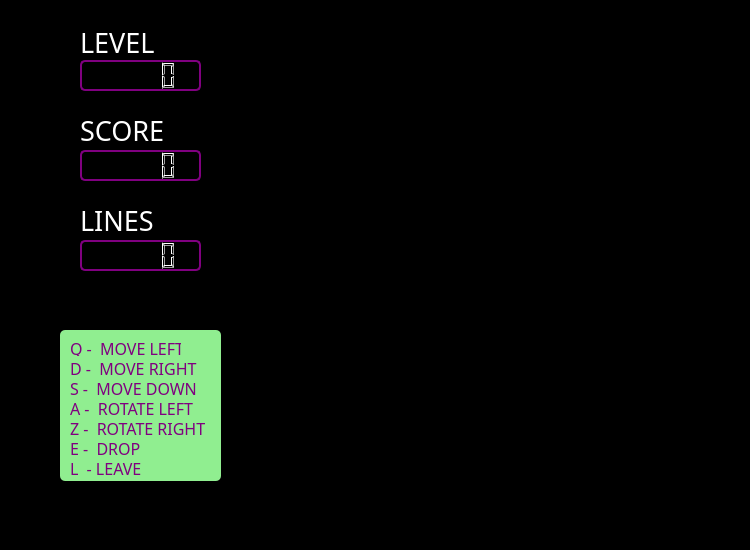
<?xml version="1.0" encoding="UTF-8"?>
<ui version="4.0">
 <class>MainWindow</class>
 <widget class="QMainWindow" name="MainWindow">
  <property name="geometry">
   <rect>
    <x>0</x>
    <y>0</y>
    <width>750</width>
    <height>550</height>
   </rect>
  </property>
  <property name="font">
   <font>
    <kerning>true</kerning>
   </font>
  </property>
  <property name="windowTitle">
   <string>MainWindow</string>
  </property>
  <property name="styleSheet">
   <string notr="true">background-color: black;</string>
  </property>
  <widget class="QWidget" name="centralwidget">
   <widget class="QGraphicsView" name="myGraphicsView">
    <property name="geometry">
     <rect>
      <x>250</x>
      <y>20</y>
      <width>511</width>
      <height>601</height>
     </rect>
    </property>
    <property name="font">
     <font>
      <kerning>false</kerning>
     </font>
    </property>
    <property name="toolTip">
     <string>&lt;html&gt;&lt;head/&gt;&lt;body&gt;&lt;p&gt;&lt;span style=&quot; font-size:14pt;&quot;&gt;LEVEL&lt;/span&gt;&lt;/p&gt;&lt;/body&gt;&lt;/html&gt;</string>
    </property>
    <property name="styleSheet">
     <string notr="true">border: none; </string>
    </property>
    <property name="verticalScrollBarPolicy">
     <enum>Qt::ScrollBarAlwaysOff</enum>
    </property>
    <property name="horizontalScrollBarPolicy">
     <enum>Qt::ScrollBarAlwaysOff</enum>
    </property>
    <property name="sizeAdjustPolicy">
     <enum>QAbstractScrollArea::AdjustToContents</enum>
    </property>
    <property name="alignment">
     <set>Qt::AlignJustify|Qt::AlignVCenter</set>
    </property>
    <property name="resizeAnchor">
     <enum>QGraphicsView::NoAnchor</enum>
    </property>
   </widget>
   <widget class="QLabel" name="label_level">
    <property name="geometry">
     <rect>
      <x>80</x>
      <y>30</y>
      <width>91</width>
      <height>25</height>
     </rect>
    </property>
    <property name="font">
     <font>
      <family>Showcard Gothic</family>
      <pointsize>20</pointsize>
      <bold>false</bold>
      <kerning>true</kerning>
     </font>
    </property>
    <property name="toolTip">
     <string>&lt;html&gt;&lt;head/&gt;&lt;body&gt;&lt;p align=&quot;justify&quot;&gt;&lt;span style=&quot; font-size:18pt;&quot;&gt;LEVEL&lt;/span&gt;&lt;/p&gt;&lt;/body&gt;&lt;/html&gt;</string>
    </property>
    <property name="styleSheet">
     <string notr="true">color: white;</string>
    </property>
    <property name="lineWidth">
     <number>1</number>
    </property>
    <property name="text">
     <string>LEVEL</string>
    </property>
   </widget>
   <widget class="QLCDNumber" name="lcdLevel">
    <property name="geometry">
     <rect>
      <x>80</x>
      <y>60</y>
      <width>121</width>
      <height>31</height>
     </rect>
    </property>
    <property name="styleSheet">
     <string notr="true">border: 2px solid purple; border-radius: 5px;</string>
    </property>
   </widget>
   <widget class="QLabel" name="label_score">
    <property name="geometry">
     <rect>
      <x>80</x>
      <y>120</y>
      <width>101</width>
      <height>21</height>
     </rect>
    </property>
    <property name="font">
     <font>
      <family>Showcard Gothic</family>
      <pointsize>20</pointsize>
      <kerning>true</kerning>
     </font>
    </property>
    <property name="styleSheet">
     <string notr="true">color: white;</string>
    </property>
    <property name="text">
     <string>SCORE</string>
    </property>
   </widget>
   <widget class="QLCDNumber" name="lcdScore">
    <property name="geometry">
     <rect>
      <x>80</x>
      <y>150</y>
      <width>121</width>
      <height>31</height>
     </rect>
    </property>
    <property name="styleSheet">
     <string notr="true">border: 2px solid purple; border-radius: 5px;</string>
    </property>
   </widget>
   <widget class="QLabel" name="label_lines">
    <property name="geometry">
     <rect>
      <x>80</x>
      <y>210</y>
      <width>91</width>
      <height>21</height>
     </rect>
    </property>
    <property name="font">
     <font>
      <family>Showcard Gothic</family>
      <pointsize>20</pointsize>
      <kerning>true</kerning>
     </font>
    </property>
    <property name="styleSheet">
     <string notr="true">color: white;</string>
    </property>
    <property name="text">
     <string>LINES</string>
    </property>
   </widget>
   <widget class="QLCDNumber" name="lcdLines">
    <property name="geometry">
     <rect>
      <x>80</x>
      <y>240</y>
      <width>121</width>
      <height>31</height>
     </rect>
    </property>
    <property name="styleSheet">
     <string notr="true">border: 2px solid purple; border-radius: 5px;</string>
    </property>
   </widget>
   <widget class="QGroupBox" name="groupBox">
    <property name="geometry">
     <rect>
      <x>60</x>
      <y>330</y>
      <width>161</width>
      <height>151</height>
     </rect>
    </property>
    <property name="styleSheet">
     <string notr="true">background-color: lightgreen; border-radius: 5px;</string>
    </property>
    <property name="title">
     <string/>
    </property>
    <widget class="QLabel" name="label">
     <property name="geometry">
      <rect>
       <x>10</x>
       <y>10</y>
       <width>111</width>
       <height>16</height>
      </rect>
     </property>
     <property name="font">
      <font>
       <family>Showcard Gothic</family>
       <pointsize>12</pointsize>
       <bold>false</bold>
       <kerning>true</kerning>
      </font>
     </property>
     <property name="autoFillBackground">
      <bool>false</bool>
     </property>
     <property name="styleSheet">
      <string notr="true">color: purple;</string>
     </property>
     <property name="text">
      <string>Q -  MOVE LEFT</string>
     </property>
    </widget>
    <widget class="QLabel" name="label_2">
     <property name="geometry">
      <rect>
       <x>10</x>
       <y>30</y>
       <width>131</width>
       <height>16</height>
      </rect>
     </property>
     <property name="font">
      <font>
       <family>Showcard Gothic</family>
       <pointsize>12</pointsize>
       <bold>false</bold>
       <kerning>true</kerning>
      </font>
     </property>
     <property name="styleSheet">
      <string notr="true">color: purple;</string>
     </property>
     <property name="text">
      <string>D -  MOVE RIGHT</string>
     </property>
    </widget>
    <widget class="QLabel" name="label_3">
     <property name="geometry">
      <rect>
       <x>10</x>
       <y>50</y>
       <width>131</width>
       <height>16</height>
      </rect>
     </property>
     <property name="font">
      <font>
       <family>Showcard Gothic</family>
       <pointsize>12</pointsize>
       <bold>false</bold>
       <kerning>true</kerning>
      </font>
     </property>
     <property name="styleSheet">
      <string notr="true">color: purple;</string>
     </property>
     <property name="text">
      <string>S -  MOVE DOWN</string>
     </property>
    </widget>
    <widget class="QLabel" name="label_4">
     <property name="geometry">
      <rect>
       <x>10</x>
       <y>70</y>
       <width>49</width>
       <height>16</height>
      </rect>
     </property>
     <property name="font">
      <font>
       <family>Stencil</family>
       <pointsize>12</pointsize>
       <kerning>true</kerning>
      </font>
     </property>
     <property name="styleSheet">
      <string notr="true">color: white;</string>
     </property>
     <property name="text">
      <string/>
     </property>
    </widget>
    <widget class="QLabel" name="label_5">
     <property name="geometry">
      <rect>
       <x>10</x>
       <y>70</y>
       <width>131</width>
       <height>16</height>
      </rect>
     </property>
     <property name="font">
      <font>
       <family>Showcard Gothic</family>
       <pointsize>12</pointsize>
       <kerning>true</kerning>
      </font>
     </property>
     <property name="styleSheet">
      <string notr="true">color: purple;</string>
     </property>
     <property name="text">
      <string>A -  ROTATE LEFT</string>
     </property>
    </widget>
    <widget class="QLabel" name="label_6">
     <property name="geometry">
      <rect>
       <x>10</x>
       <y>90</y>
       <width>141</width>
       <height>16</height>
      </rect>
     </property>
     <property name="font">
      <font>
       <family>Showcard Gothic</family>
       <pointsize>12</pointsize>
       <kerning>true</kerning>
      </font>
     </property>
     <property name="styleSheet">
      <string notr="true">color: purple;</string>
     </property>
     <property name="text">
      <string>Z -  ROTATE RIGHT</string>
     </property>
    </widget>
    <widget class="QLabel" name="label_7">
     <property name="geometry">
      <rect>
       <x>10</x>
       <y>110</y>
       <width>121</width>
       <height>16</height>
      </rect>
     </property>
     <property name="font">
      <font>
       <family>Showcard Gothic</family>
       <pointsize>12</pointsize>
       <kerning>true</kerning>
      </font>
     </property>
     <property name="styleSheet">
      <string notr="true">color: purple;</string>
     </property>
     <property name="text">
      <string>E -  DROP</string>
     </property>
    </widget>
    <widget class="QLabel" name="label_8">
     <property name="geometry">
      <rect>
       <x>10</x>
       <y>130</y>
       <width>131</width>
       <height>16</height>
      </rect>
     </property>
     <property name="font">
      <font>
       <family>Showcard Gothic</family>
       <pointsize>12</pointsize>
       <kerning>true</kerning>
      </font>
     </property>
     <property name="styleSheet">
      <string notr="true">color: purple;</string>
     </property>
     <property name="text">
      <string>L  - LEAVE</string>
     </property>
    </widget>
   </widget>
  </widget>
  <widget class="QMenuBar" name="menubar">
   <property name="geometry">
    <rect>
     <x>0</x>
     <y>0</y>
     <width>750</width>
     <height>17</height>
    </rect>
   </property>
  </widget>
  <widget class="QStatusBar" name="statusbar"/>
 </widget>
 <resources/>
 <connections/>
</ui>
